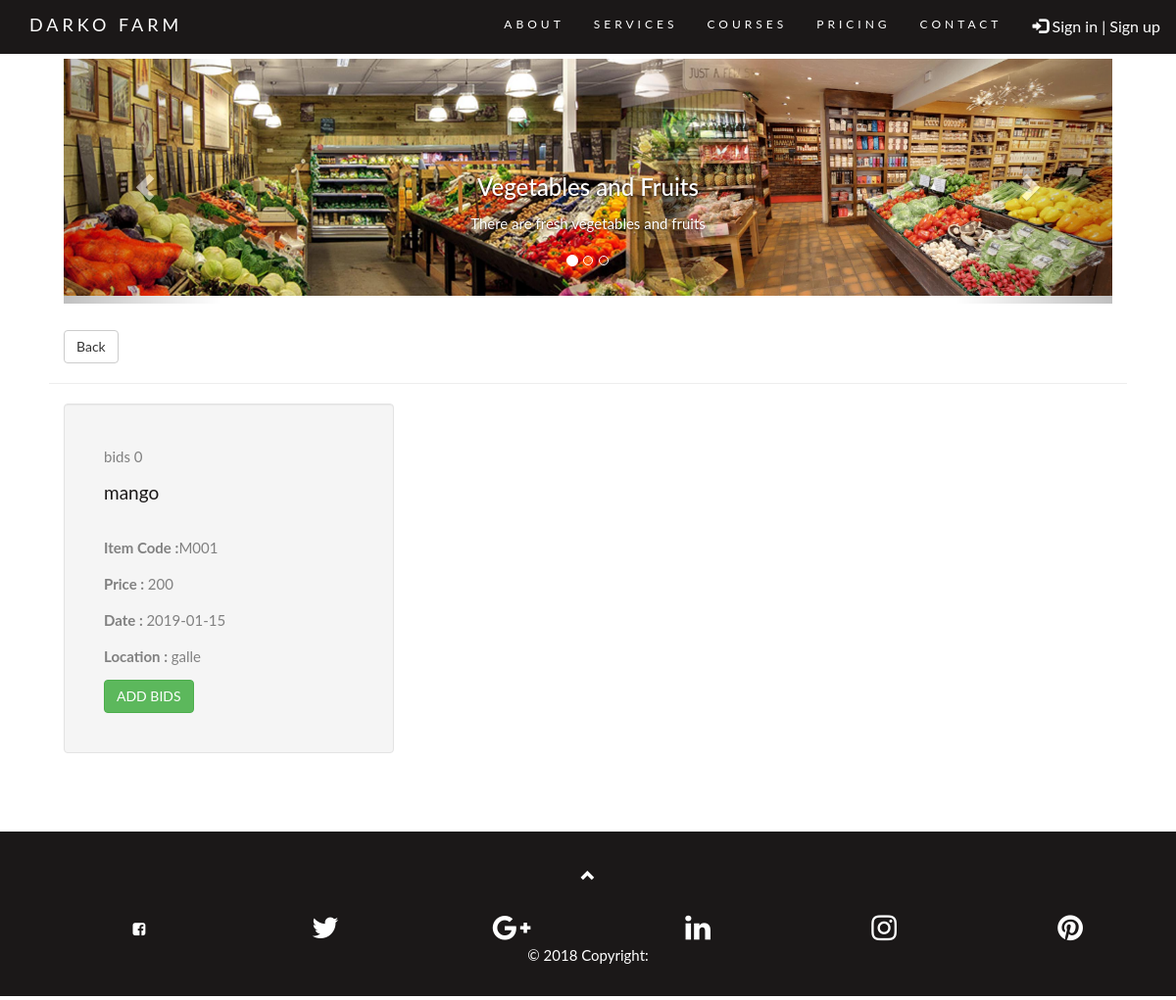
/cs/fruitsShops.php (signed in), run on the app's committed database.
### tables this page shows
CREATE TABLE `auction` (
  `Item_type` varchar(200) NOT NULL,
  `Id` varchar(200) NOT NULL,
  `Item_name` varchar(200) NOT NULL,
  `Item_code` varchar(200) NOT NULL,
  `Price` varchar(200) NOT NULL,
  `Quantity` varchar(200) NOT NULL,
  `Date` varchar(200) NOT NULL,
  `Location` varchar(200) NOT NULL,
  `Description` varchar(200) NOT NULL
);

### includes/sessions.php (called while the page is built, shortened)
<?php
    class Session{
        private $logged_in = false;
        private function check_logged_in(){
            if(isset($_SESSION['user_id']) && isset($_SESSION['username'])){
                $this->logged_in = true;
            }else{
                unset($this->user_id);
                unset($this->username);
                $this->logged_in = false;
            }
        }
        public function is_logged_in(){
            return $this->logged_in;
        }
    }
?>

### includes/auction.php (called while the page is built, shortened)
<?php
require_once "database.php";
class Auction{
    public function find_by_sql($sql=""){
        global $database;
        $result_set = $database->query($sql);
        return $result_set;
    }
    public function fruit(){
        $query = "SELECT * FROM auction where Item_type='Fruits'";
        $result = $this->find_by_sql($query);
        return $result;
    }
}
?>

### includes/database.php (called while the page is built, shortened)
<?php
    class MySqlDatabase{
    public $connection;
    public function open_conection()
    {
         if (!isset($this->connection)) {
            $this->connection = new mysqli(DB_SERVER,DB_USER, DB_PASSWORD, DB_NAME);
         }
         return $this->connection;
    }
    public function query($query)
    {
        $result = $this->connection->query($query);
        return $result;
    }
    }
    $database = new MySqlDatabase();
?>

### cs/fruitsShops.php (the view, shortened to what this page needs)
<?php
require_once "../includes/sessions.php";
require_once "../includes/auction.php";
$session = new Session();
$auction = new Auction();
require_once "layout/header.php";
?>
<body >
<div class="container container-fluid">
    <nav class="navbar navbar-default navbar-fixed-top">
        <div class="container">
            <div class="navbar-header">
                <a class="navbar-brand" href="Home.html">DARKO FARM</a>
            </div>
            <div class="collapse navbar-collapse" id="myNavbar">
                <ul class="nav navbar-nav navbar-right">
                    <li><a href="about.html">ABOUT</a></li>
                    <li><a href="#services">SERVICES</a></li>
                    <li><a href="course.php">COURSES</a></li>
                    <li><a href="Order_foods.php">PRICING</a></li>
                    <li><a href="contact.html">CONTACT</a></li>
                    <ul class="nav navbar-nav navbar-right">
                        <li><div class="dropdown">
                                <a><button class="dropbtn"><span class="glyphicon glyphicon-log-in"></span> Sign in | Sign up</button></a>
                            </div>
                        </li>
                    </ul>
                </ul>
            </div>
        </div>
    </nav>
    <div id="myCarousel" class="carousel slide" data-interval="6000" data-ride="carousel">
        <ol class="carousel-indicators">
            <li data-target="#myCarousel" data-slide-to="0" class="active"></li>
            <li data-target="#myCarousel" data-slide-to="1"></li>
            <li data-target="#myCarousel" data-slide-to="2"></li>
        </ol>
        <div class="carousel-inner" role="listbox" style=" width:100%; height:250px !important;">
            <div class="item active">
                <img src="img/y.jpg" alt="First Slide" width="100%">
                <div class="carousel-caption">
                    <h3>Vegetables and Fruits</h3>
                    <p>There are fresh vegetables and fruits</p>
                </div>
            </div>
        </div>
        <a class="carousel-control left" href="#myCarousel" data-slide="prev">
            <span class="glyphicon glyphicon-chevron-left"></span>
        </a>
        <a class="carousel-control right" href="#myCarousel" data-slide="next">
            <span class="glyphicon glyphicon-chevron-right"></span>
        </a>
    </div>
    <br/>
    <a href="AuctionHomeShop.php"><button class="btn btn-default">Back</button></a>
    <div class="row"><hr>
    <?php
    if($session->is_logged_in()) {
    $result = $auction->fruit();
    if ($result) {
        while ($row = $result->fetch_array()) {
            $sql1 = "select count(1) FROM bid_history where Item_code='$row[Item_code]'";
            $result1= $database->query($sql1);
            $row1 = mysqli_fetch_array($result1);
            $total = $row1[0];
        echo '<div class="col-sm-4">
                <div class="well">
                    <form action="add_bidInterface.php" method="get">
                    bids <span class=""badge\">'.$total.'</span>
                    <h4 class=""card-title">'.$row['Item_name'].'</h4>
                    <p class="card-text"><b>Item Code :</b>'.$row['Item_code'].'</p>
                    <p class="card-text"><b>Price : </b>'.$row['Price'].'</p>
                    <p class="card-text"><b>Date : </b>'.$row['Date'].'</p>
                    <p class="card-text"><b>Location : </b>'.$row['Location'].'</p>
                    <a href="add_bidInterface.php?code='.$row['Item_code'].'" class="btn btn-success">
                    ADD BIDS</a>
                    </form>
                </div>
            </div>';
        }
    }
}
    ?>
</div>
</div>
<footer class="text-center">
    <a class="up-arrow" href="#myPage" data-toggle="tooltip" title="TO TOP">
        <span class="glyphicon glyphicon-chevron-up"></span>
    </a><br><br>
    <div class="container">
        <div class="row">
            <div class="col-md-12 py-5">
                <div class="mb-5 flex-center">
                    <div class="col-md-2 mb-md-1 mb-1">
                        <a class="fb-ic">
                            <i class="fa fa-facebook-square" aria-hidden="true"></i>
                        </a>
                    </div>
                    <div class="col-md-2 mb-md-1 mb-1">
                        <a class="tw-ic">
                            <i class="fa fa-twitter fa-lg white-text mr-md-5 mr-3 fa-2x"> </i>
                        </a>
                    </div>
                    <div class="col-md-2 mb-md-1 mb-1">
                        <a class="gplus-ic">
                            <i class="fa fa-google-plus fa-lg white-text mr-md-5 mr-3 fa-2x"> </i>
                        </a>
                    </div>
                    <div class="col-md-2 mb-md-1 mb-1">
                        <a class="li-ic">
                            <i class="fa fa-linkedin fa-lg white-text mr-md-5 mr-3 fa-2x"> </i>
                        </a>
                    </div>
                    <div class="col-md-2 mb-md-1 mb-1">
                        <a class="ins-ic">
                            <i class="fa fa-instagram fa-lg white-text mr-md-5 mr-3 fa-2x"> </i>
                        </a>
                    </div>
                    <div class="col-md-2 mb-md-1 mb-1">
                        <a class="pin-ic">
                            <i class="fa fa-pinterest fa-lg white-text fa-2x"> </i>
                        </a>
                    </div>
                </div>
            </div>
        </div>
    </div>
    <div class="footer-copyright text-center py-3">© 2018 Copyright:
    </div>
</footer>
</body>
</html>

### cs/fruitsShops.php (style rules this page uses)
body { font: 400 15px Lato, sans-serif; line-height: 1.8; color: #818181; }
.navbar { margin-bottom: 0; background-color: #1b1818; z-index: 9999; border: 0; font-size: 12px !important; line-height: 1.42857143 !important; letter-spacing: 4px; border-radius: 0; }
.navbar li a, .navbar .navbar-brand { color: #fff !important; }
.dropbtn { background-color: #1b1818; color: #ffffff; padding: 16px; font-size: 16px; border: none; }
.dropdown { position: relative; display: inline-block; }
.carousel-inner img { width: 100%; height: 100%; margin: auto; }
.container-fluid { padding: 60px 50px; }
h4 { font-size: 19px; line-height: 1.375em; color: #1b1818; font-weight: 400; margin-bottom: 30px; }
footer { background-color: #1b1818; color: #ffffff; padding: 32px; }
footer a { color: #ffffff; }
.well { padding: 40px; }

### data on the page
auction: total "0", Item_name "mango", Item_code "M001", Price "200", Date "2019-01-15", Location "galle"
